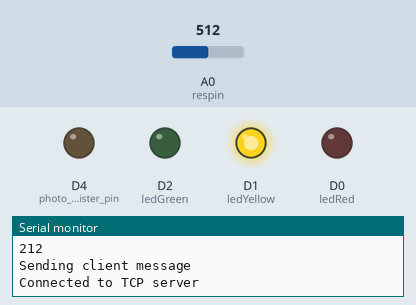
Bench run of a sketch on a simulated ESP8266 (NodeMCU). On the bench: output pins drawn as LEDs (lit = HIGH), the last lines printed to the serial monitor. The inputs (shaded band) are chosen by the test bench; at power-on: A0 (respin) = 512. WiFi joins after 1.5 s; servers stay silent unless stated.

Above: at 2.7 s.
2.8 s: A0 (respin) set to 534
7.4 s: A0 (respin) set to 569
At 9.7 s:
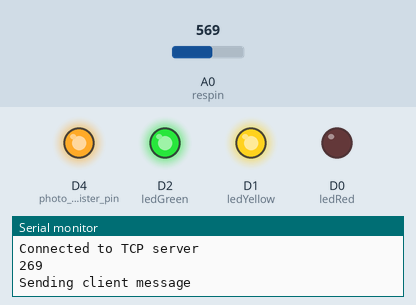
12.0 s: A0 (respin) set to 716
At 15.5 s:
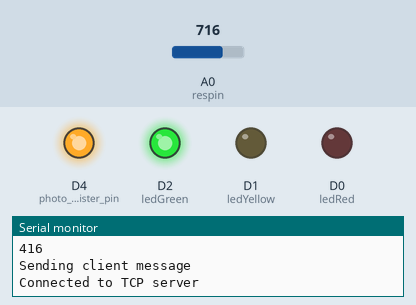
16.6 s: A0 (respin) set to 614
18.7 s: A0 (respin) set to 589
At 22.1 s:
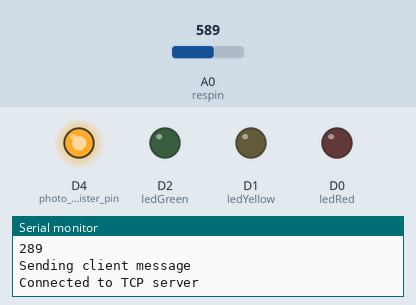
23.3 s: A0 (respin) set to 290
At 26.0 s:
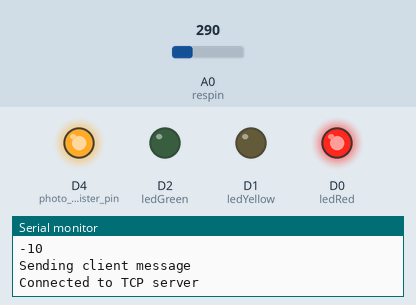
Timing chart, 0 to 28.9 s (numbered marks = the images above; inputs shaded):
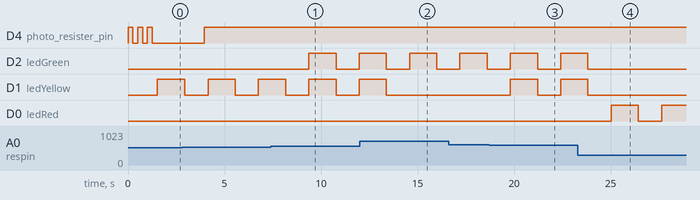

Measured:
- the behaviour switches between 550 and 551 on A0 (respin) (found by bisection; images 0 and 1)
- the behaviour switches between 601 and 600 on A0 (respin) (found by bisection; images 2 and 3)
- after the input at 7.4 s, D2 (ledGreen): LOW → HIGH after 2.0 s, → LOW 1.4 s later, → HIGH 1.2 s later
- after the input at 12.0 s, D1 (ledYellow): goes on until 13.4 s, then stays LOW
- after the input at 18.7 s, D1 (ledYellow): LOW → HIGH after 1.1 s, → LOW 1.4 s later, → HIGH 1.2 s later
- after the input at 23.3 s, D2 (ledGreen), D1 (ledYellow): goes on until 23.8 s, then stays LOW; D0 (ledRed): LOW → HIGH after 1.7 s, → LOW 1.4 s later, → HIGH 1.2 s later
- by itself, D1 (ledYellow): alternates HIGH for 1.4 s and LOW for 1.2 s

The sketch:

NodeMcu.ino
```cpp
#include <ESP8266WiFi.h>

//variables
int water_level = 0;
int photo_level = 0;

//Constants
int sleepTime = 1000;
const char* ssid = "TristonArm_2.4G";
const char* password = "Thanchanok1205";

WiFiClient client;

//LED pins
int ledRed = D0;
int ledYellow = D1;
int ledGreen = D2;

//power out pins
int photo_resistor_input = D8;
int photo_resister_pin = D4;

//input pins
int respin = A0;

void setup() {
  // set serial data rate
  Serial.begin(9600);
  while (!Serial) {}

  // set pinmodes so the boards knows where to direct power
  pinMode(LED_BUILTIN, OUTPUT);
  pinMode(ledRed, OUTPUT);
  pinMode(ledYellow, OUTPUT);
  pinMode(ledGreen, OUTPUT);
  pinMode(photo_resistor_input, INPUT);
  pinMode(photo_resister_pin, OUTPUT);

  // Maker sure no power is going out on start
  digitalWrite(photo_resister_pin, LOW);
  digitalWrite(ledGreen, LOW);
  digitalWrite(ledYellow, LOW);
  digitalWrite(ledRed, LOW);

  // Just printing the start
  Serial.println("Started");

  // WIFI logic
  Serial.println();
  Serial.print("Wifi connecting to ");
  Serial.println( ssid );
  WiFi.mode(WIFI_STA);
  WiFi.begin(ssid, password);
  Serial.println();
  Serial.print("Connecting");
  while (WiFi.status() != WL_CONNECTED) {
    digitalWrite(LED_BUILTIN, HIGH);
    delay(250);
    Serial.print(".");
    digitalWrite(LED_BUILTIN, LOW);
    delay(250);
  }
  Serial.println();
  Serial.println("Wifi Connected Success!");
  Serial.print("NodeMCU IP Address : ");
  Serial.println(WiFi.localIP());
  Serial.println();
}

void loop() {
  // read and modify the incoming data
    doWaterSensor();
    doPhotoSensor();
}


void doPhotoSensor() {
  digitalWrite(photo_resister_pin, HIGH);

  photo_level = analogRead(photo_resistor_input);

  Serial.println();
  char string[] = "sunlight_status: ";
  char* final_message = string;
  char snum[4];
  Serial.println(strcat(final_message, itoa(photo_level, snum, 10)));

  //Send message through client
  Serial.println("Sending client message");
  if (client.connect("192.168.1.103", 5825)) {
    Serial.println("Connected to TCP server");
    client.write(final_message);
  } else {
    Serial.println("Failed to connect to TCP server");
  }
  return;

  digitalWrite(photo_resister_pin, LOW);
}


void doWaterSensor() {
  water_level = analogRead(respin);
  water_level = water_level - 300;
  char *water_status = "";

  if (water_level <= 0) {
    water_status = "Empty";
    digitalWrite(ledRed, HIGH);
  } else {
    if (water_level <= 250) {
      water_status = "Low";
      digitalWrite(ledYellow, HIGH);
    }
    if (water_level > 250 && water_level <= 300) {
      water_status = "Medium";
      digitalWrite(ledYellow, HIGH);
      digitalWrite(ledGreen, HIGH);
    }
    if (water_level > 300) {
      water_status = "High";
      digitalWrite(ledGreen, HIGH);
    }
  }
  sendWaterStatus(water_status);
  sendWaterLevel(water_level);
  clearLEDS();
}


void clearLEDS() {
  delay(sleepTime); //To maintain light on
  digitalWrite(ledRed, LOW);
  digitalWrite(ledYellow, LOW);
  digitalWrite(ledGreen, LOW);
  delay(sleepTime); //To maintain light off
}


/** SEND WATER LEVEL BY CONNECTING TO THE TCP SERVER AT PORT 192.168.1.103 **/
void sendWaterLevel(int level) {
  Serial.println();
  char string[] = "water_level: ";
  char snum[3];
  char* final_message = string;
  Serial.println(strcat(final_message, itoa(level, snum, 10)));

  //Send message through client
  Serial.println("Sending client message");
  if (client.connect("192.168.1.103", 5825)) {
    Serial.println("Connected to TCP server");
    client.write(final_message);
  } else {
    Serial.println("Failed to connect to TCP server");
  }
  return;
}


/** SEND WATER STATUS BY CONNECTING TO THE TCP SERVER AT PORT 192.168.1.103 **/
void sendWaterStatus(char* message) {
  Serial.println();
  char string[] = "water_status: ";
  char* final_message = string;
  Serial.println(strcat(final_message, message));

  //Send message through client
  Serial.println("Sending client message");
  if (client.connect("192.168.1.103", 5825)) {
    Serial.println("Connected to TCP server");
    client.write(final_message);
  } else {
    Serial.println("Failed to connect to TCP server");
  }
  return;
}
```
